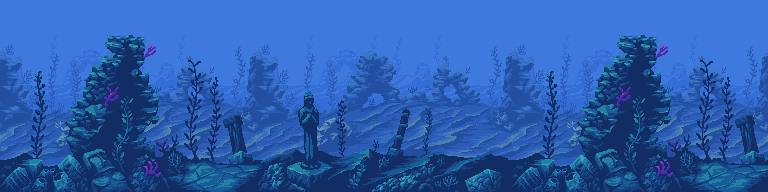
#> input picture archives/2026-09-23/SGDK_projects/_agent_training/HYBRIDO_MUAY_THAI [VER.001] [SGDK 211] [GEN] [ESTUDO] [LUTA]/rascunho/local_agent_physical_backup_v002/lib_case/art-translation/case_flat_panorama_palette/source.png, 768 x 192 px
$ python parsing_example.py
#> lines starting #> are read from the running program, lines starting #| are printed output that depends on the picture; after the words box and inside, x2 and y2 are one past the last pixel; in counts of white or black regions, pixels touching at a corner belong together
### tools/image-tools/sgdk_semantic_parser.py
import math
from PIL import Image

def extract_region(source: Image.Image, box: tuple) -> Image.Image:
    """Extrai uma sub-região de uma prancha editorial."""
    return source.crop(box).convert("RGBA")

# [206 lines left out: functions scale_layer, chromakey_to_alpha, extract_large_islands, get_island_bounding_boxes, cluster_bboxes_by_y, align_to_multiple_of_8 and 2 more, not called in this run]

def extract_by_colors(source: Image.Image, valid_colors: set[tuple[int, int, int]]) -> Image.Image:
    """Retorna uma nova imagem contendo apenas os pixels da imagem-fonte cujas cores estejam no conjunto valid_colors.
    O restante fica vazio (Alpha=0).
    """
    rgba = source.convert("RGBA")
    w, h = rgba.size
    px = rgba.load()

    result = Image.new("RGBA", (w, h), (0, 0, 0, 0))
    res_px = result.load()

    for y in range(h):
        for x in range(w):
            r, g, b, a = px[x, y]
            if a >= 128 and (r, g, b) in valid_colors:
                res_px[x, y] = (r, g, b, 255)

    return result

def mask_from_isolated_region(region: Image.Image, alpha_threshold: int = 128) -> Image.Image:
    """Gera o alpha de uma região que já se encontra isolada,
    onde tudo >= alpha_threshold é considerado bloco opaco ativo.
    Retorna uma imagem base 'L' (Grayscale 0-255).
    """
    rgba = region.convert("RGBA")
    w, h = rgba.size
    px = rgba.load()

    mask = Image.new("L", (w, h), 0)
    mpx = mask.load()

    for y in range(h):
        for x in range(w):
            r, g, b, a = px[x, y]
            if a >= alpha_threshold:
                mpx[x, y] = 255

    return mask

# [59 lines left out: functions calculate_iou, render_diff_image, alpha_composite_layer, flatten_visible_rgb, not called in this run]

def snap_channel(value: int) -> int:
    return min(255, round(value / 34) * 34)

# [11 lines left out: function snap_palette_image, not called in this run]

### archives/2026-09-23/SGDK_projects/_agent_training/HYBRIDO_MUAY_THAI [VER.001] [SGDK 211] [GEN] [ESTUDO] [LUTA]/rascunho/local_agent_physical_backup_v002/lib_case/art-translation/case_flat_panorama_palette/parsing_example.py
"""
Caso Didático: Panorama Achatado Sem Bounding Boxes.
Regra Empreendida: Identificação Isolada de Paleta Semântica

Este código ensina um Agente LLM a atuar num panorama flat (onde as camadas se sobrepõem em Z),
usando extração baseada na paleta de cores, e rechaçando uso de edge-detection ou máscaras espaciais falsas.
"""
from PIL import Image
import sys
import os

# Adiciona o parser ao path para uso didático
sys.path.append(os.path.abspath(os.path.join(os.path.dirname(__file__), "../../../../../image-tools")))
import sgdk_semantic_parser

def run_case():
    source = Image.open("source.png").convert("RGBA")

    # 1. No modelo plano, não existem Bounding Boxes. Levantamos as chaves químicas de cor:
    # (Neste exemplo didático, mapeamos uma faixa de azuis que pertencem EXCLUSIVAMENTE ao Foreground)
    FG_COLORS = {
        (23, 66, 126), (102, 47, 184), (24, 91, 153),
        (35, 129, 161), (18, 44, 100), (158, 60, 212),
        (65, 43, 161), (22, 65, 125), (51, 166, 181)
    }

    # 2. Extraímos todo o cluster filtrando matematicamente pelo Color Set.
    # Pixels alienígenas assumirão alpha=0 automaticamente:
    foreground = sgdk_semantic_parser.extract_by_colors(source, FG_COLORS)
#> in extract_by_colors, `result = Image.new("RGBA", (w, h), (0, 0, 0, 0))`: result: PIL image 768x192 RGBA; every value is 0
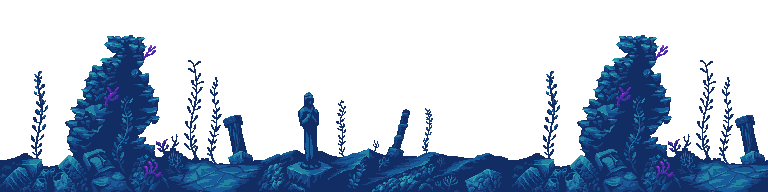
#> foreground: PIL image 768x192 RGBA; mean R, G, B, A 7.4, 20.9, 39.5, 84.2; transparent parts drawn white

    # 3. Alpha isolation acontece respeitando keyholes internos (áreas ocluídas por Z-depth)
    fg_mask = sgdk_semantic_parser.mask_from_isolated_region(foreground)
#> in mask_from_isolated_region, `mask = Image.new("L", (w, h), 0)`: mask: PIL image 768x192 L; every value is 0
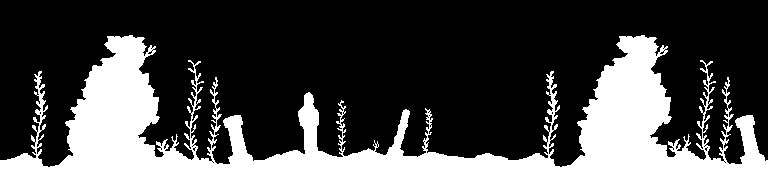
#> fg_mask: PIL image 768x192 L; 33% white; 1 white region, box (x1, y1, x2, y2) and area: (0, 35, 768, 192) 48689

    print("Panorama interpretado e limpo com sucesso via Palette Clusters (Chemical Separation).")

if __name__ == '__main__':
    run_case()
